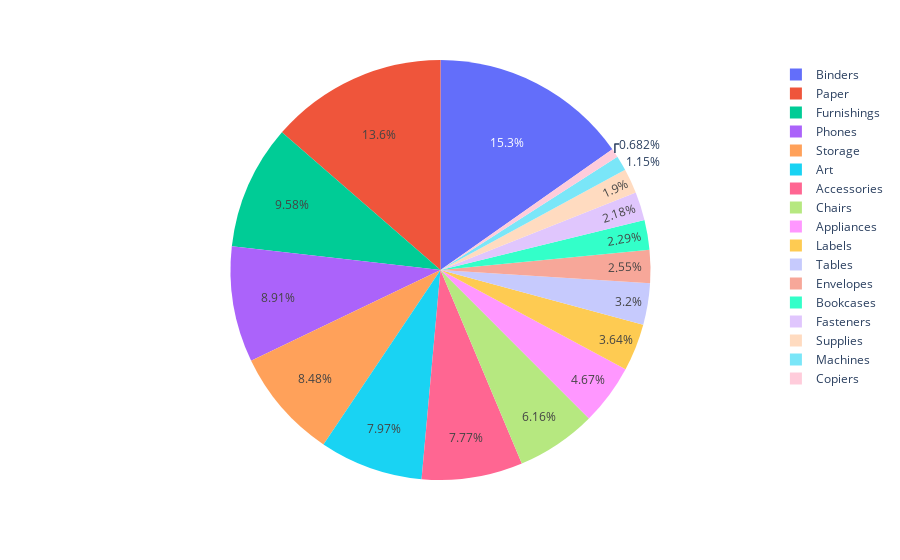

Notebook code cell kept with this figure:
### Code cell
pie=px.pie(x,values='counts',names='Sub-Category')
pie

### Figure 1 — Plotly figure (JSON) as saved in the notebook; plotly's stock layout.template omitted (floating-point values rounded to 4 significant figures)
{"data": [{"domain": {"x": [0, 1], "y": [0, 1]}, "hovertemplate": "Sub-Category=%{label}<br>counts=%{value}<extra></extra>", "labels": ["Accessories", "Appliances", "Art", "Binders", "Bookcases", "Chairs", "Copiers", "Envelopes", "Fasteners", "Furnishings", "Labels", "Machines", "Paper", "Phones", "Storage", "Supplies", "Tables"], "legendgroup": "", "name": "", "showlegend": true, "type": "pie", "values": [775, 466, 795, 1522, 228, 615, 68, 254, 217, 956, 363, 115, 1359, 889, 846, 190, 319]}], "layout": {"legend": {"tracegroupgap": 0}, "margin": {"t": 60}}}
